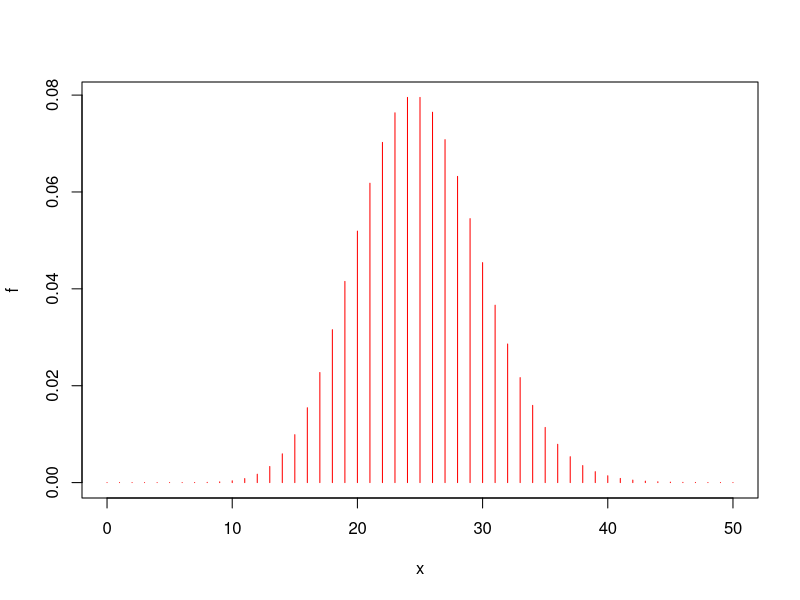
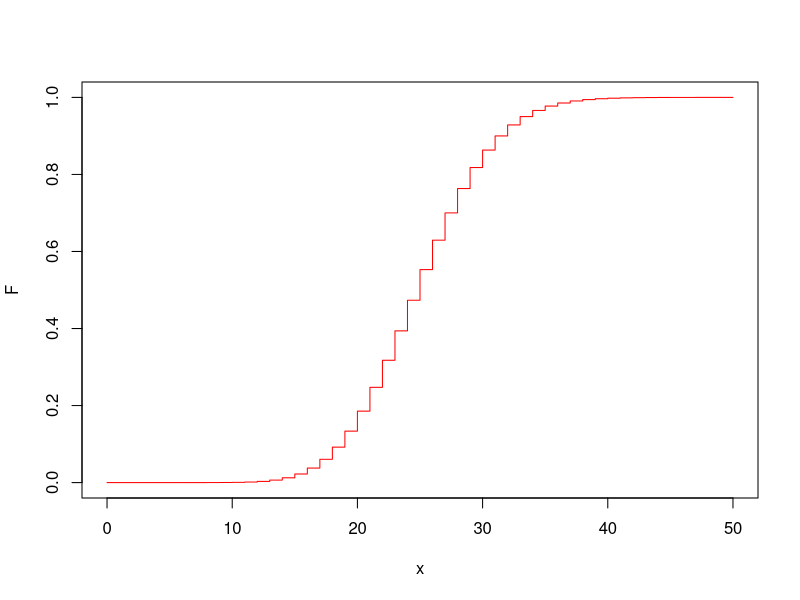

Source code (R) for these figures, in order:
#probabilidad de x =20
exp(-25)*25^20/factorial(20)
dpois(20,25)


#pintemos la poisson
x<-0:50
f<-dpois(x,25)
plot(x,f,type = "h",col="red")

## P(x<=20)
sum(dpois(0:20,25))#a ma
ppois(20,25)#R
ppois(22,25)-ppois(17,25)
F<- ppois(x,25)
plot(x,F,type = "s",col="red")
qpois(0.5,25)
#dpois=f(x)
#ppois=F(x)
#qpois=QUANIL
#T=EXP(LLANDA del temps indicat) vigilar amb las conversions
#dexp(x,ll)=f(x)
#pexp(x,ll)=F(X)
#qexp = F^-1(q)=x
#rexp-> para simular


mean(rexp(50000000,25))
       